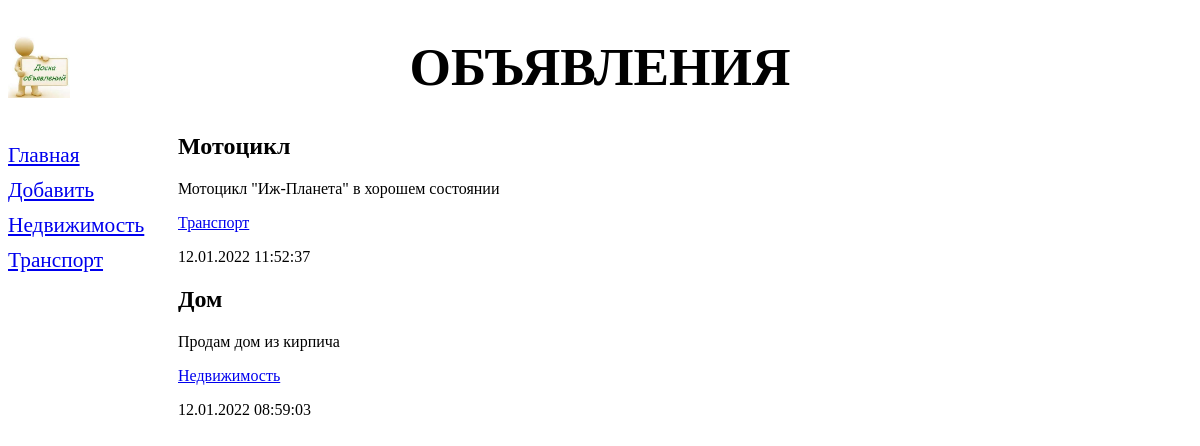
Page /bboard/ on the earlier database version.
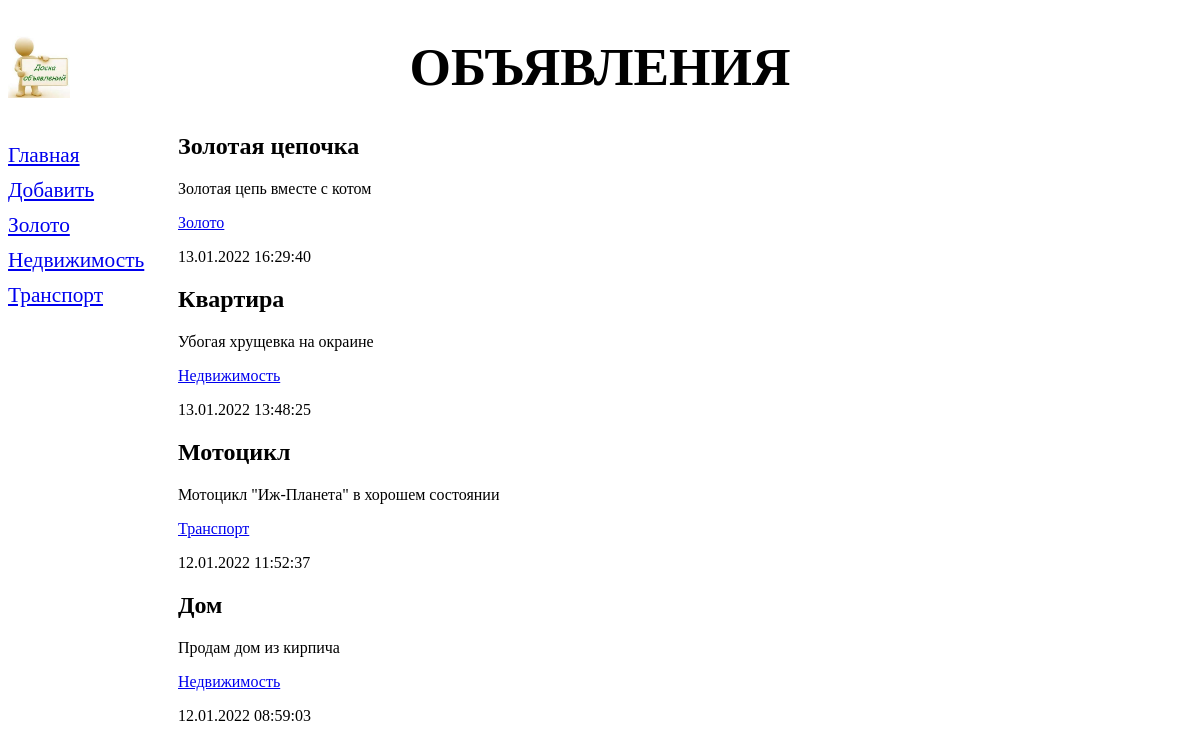
Same page on the later database version.
### bboard/models.py (models this page shows, shortened)
class Rubric(models.Model):
    name = models.CharField(max_length=20, db_index=True, verbose_name='Название')
    class Meta:
        verbose_name_plural = 'Рубрики'
        verbose_name = 'Рубрика'
        ordering = ['name']

class Bd(models.Model):
    title = models.CharField(max_length=50, verbose_name='Товар')
    content = models.TextField(null=True, blank=True, verbose_name='Описание')
    price = models.FloatField(null=True, blank=True, verbose_name='Цена')
    published = models.DateTimeField(auto_now_add=True, db_index=True, verbose_name='Опубликовано')
    rubric = models.ForeignKey('Rubric', null=True, on_delete=models.PROTECT, verbose_name='Рубрика')
    class Meta:
        verbose_name = 'Объявление'
        verbose_name_plural = 'Объявления'
        ordering = ['-published']

### bboard/views.py (the view)
# urls.py: path('', index, name='index'),
def index(request):
    bbs = Bd.objects.all()
    rubrics = Rubric.objects.all()
    context = {'bbs': bbs, 'rubrics': rubrics}
    return render(request, 'bboard/index.html', context)

### bboard/templates/bboard/index.html
{% extends "layout/basic.html" %}
{% block content %}
    {% for bb in bbs %}
      <div>
        <h2>{{ bb.title }}</h2>
        <p>{{ bb.content }}</p>
        <p><a href="/bboard/{{bb.rubric.pk}}">{{bb.rubric.name}}</a></p>
        <p>{{ bb.published|date:"d.m.Y H:i:s" }}</p>
      </div>
    {% endfor %}
{% endblock %}

### bboard/templates/layout/basic.html (shortened to what this page needs)
{% load static %}
<!DOCTYPE html>
<html>
    <head>
        <link rel="stylesheet" type="text/css" href="{% static 'bboard/style.css'%}">
    </head>
    <body>
        <header>
            <h1>Объявления</h1>
        </header>
        <nav>
            <a href="{% url 'index' %}">Главная</a>
            <a href="{% url 'add' %}">Добавить</a>
            {% for rubric in rubrics %}
            <a href="{% url 'by_rubric' rubric.pk %}">{{rubric.name}}</a>
            {% endfor %}
        </nav>
        <section>
            {% block content %}
            {% endblock %}
        </section>
    </body>
</html>

### bboard/static/bboard/style.css (style rules this page uses)
header h1 { font-size: 40pt; text-transform: uppercase; text-align: center; background: url("images.jpeg") left / auto 100% no-repeat; }
nav { font-size: 16pt; width: 150px; float: left; }
nav a { display: block; margin: 10px 0px; }
section { margin-left: 170px; }

Differences in the rows shown:
added Rubric: name "Золото"
added Bd: title "Золотая цепочка", content "Золотая цепь вместе с котом", rubric.name "Золото", published "13.01.2022 16:29:40"
added Bd: title "Квартира", content "Убогая хрущевка на окраине", rubric.name "Недвижимость", published "13.01.2022 13:48:25"
